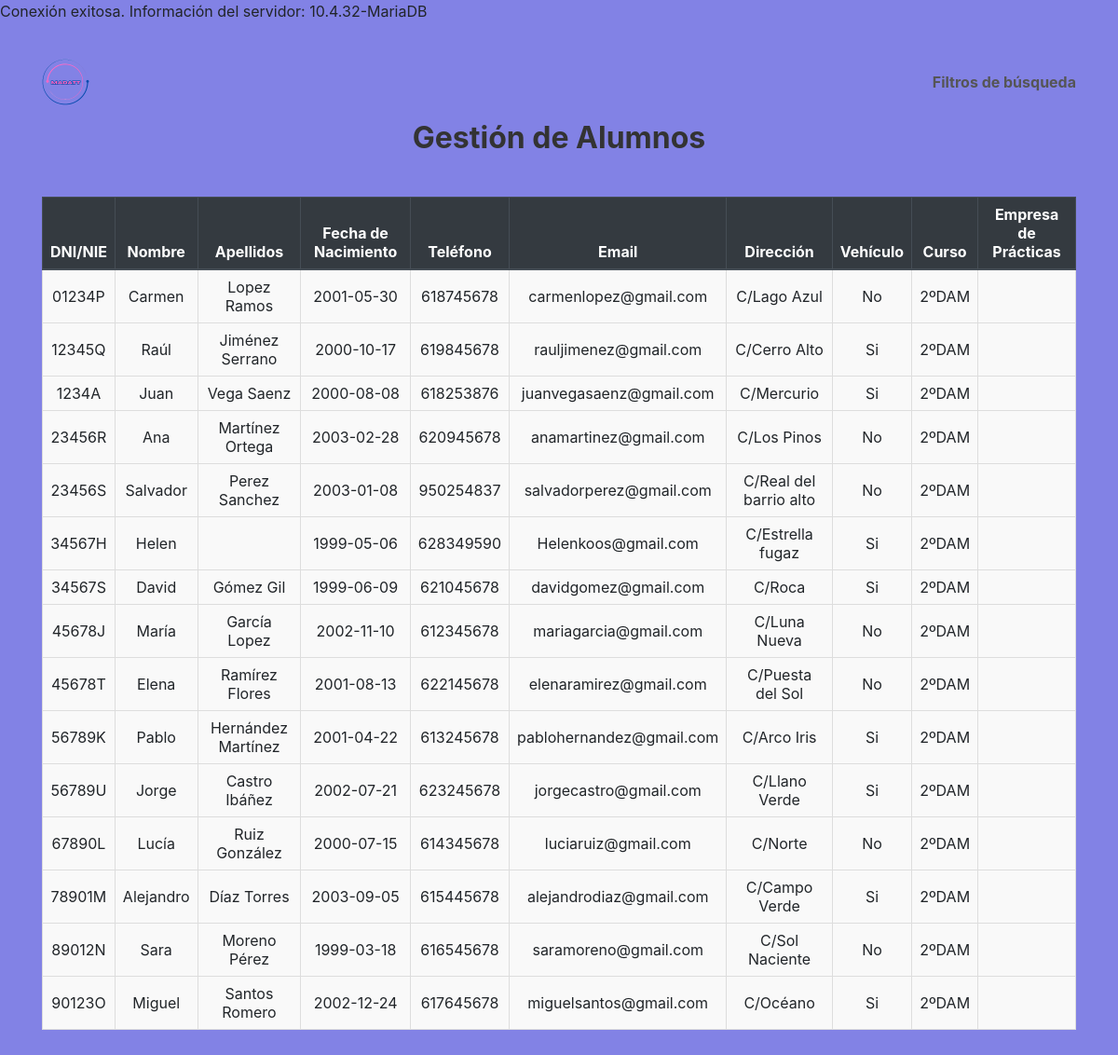
Page /code/alumnos.php on the committed database.
### tables this page shows
CREATE TABLE alumnos (
	dni_nie char(9) PRIMARY KEY,
	nombre VARCHAR(100) not null,
	apellido1 VARCHAR(100) not null,
	apellido2 VARCHAR(100),
	fecha_nacimiento DATE,
	telefono VARCHAR(50),
	email VARCHAR(255),
	direccion VARCHAR(255),
	vehiculo ENUM('Si','No'),
	curso CHAR(6),
	dni_tutor CHAR(9),
	id_empresa int UNSIGNED,
	FOREIGN KEY (id_empresa) REFERENCES empresas(id),
	FOREIGN KEY (dni_tutor) REFERENCES profesores(dni_nie) ON DELETE SET NULL ON UPDATE CASCADE
);

### code/alumnos.php (the view, shortened to what this page needs)
<?php
require 'conexion.php';
$query = "SELECT alumnos.dni_nie, alumnos.nombre,
    CONCAT(alumnos.apellido1, ' ', alumnos.apellido2) AS apellidos,
    alumnos.fecha_nacimiento, alumnos.telefono, alumnos.email, alumnos.direccion,
    alumnos.vehiculo, alumnos.curso, empresas.nombre_comercial AS empresa_nombre
          FROM alumnos
          LEFT JOIN empresas ON alumnos.id_empresa = empresas.id";
$result = $mysqli->query($query);
?>
<!DOCTYPE html>
<html lang="es">
<head>
    <link rel="stylesheet" href="https://stackpath.bootstrapcdn.com/bootstrap/4.5.2/css/bootstrap.min.css">
    <link rel="stylesheet" href="alumno.css">
</head>
<body>
    <div class="container container-alumnos my-4">
        <header class="d-flex justify-content-between align-items-center mb-3">
            <img src="logo.png" alt="logo" style="height: 50px;">
            <div class="busqueda">Filtros de búsqueda</div>
        </header>
        <h1 class="page-title text-center mb-4">Gestión de Alumnos</h1>
        <div class="table-responsive">
            <table class="table table-hover table-alumnos">
                <thead class="thead-dark">
                    <tr>
                        <th>DNI/NIE</th>
                        <th>Nombre</th>
                        <th>Apellidos</th>
                        <th>Fecha de Nacimiento</th>
                        <th>Teléfono</th>
                        <th>Email</th>
                        <th>Dirección</th>
                        <th>Vehículo</th>
                        <th>Curso</th>
                        <th>Empresa de Prácticas</th>
                    </tr>
                </thead>
                <tbody>
                    <?php if ($result->num_rows > 0): ?>
                        <?php while ($alumno = $result->fetch_assoc()): ?>
                            <tr>
                                <td><?php echo htmlspecialchars($alumno['dni_nie']); ?></td>
                                <td><?php echo htmlspecialchars($alumno['nombre']); ?></td>
                                <td><?php echo htmlspecialchars($alumno['apellidos']); ?></td>
                                <td><?php echo htmlspecialchars($alumno['fecha_nacimiento']); ?></td>
                                <td><?php echo htmlspecialchars($alumno['telefono']); ?></td>
                                <td><?php echo htmlspecialchars($alumno['email']); ?></td>
                                <td><?php echo htmlspecialchars($alumno['direccion']); ?></td>
                                <td><?php echo htmlspecialchars($alumno['vehiculo']); ?></td>
                                <td><?php echo htmlspecialchars($alumno['curso']); ?></td>
                                <td><?php echo htmlspecialchars($alumno['empresa_nombre']); ?></td>
                            </tr>
                        <?php endwhile; ?>
                    <?php else: ?>
                        <tr><td colspan="10" class="text-center">No hay alumnos registrados.</td></tr>
                    <?php endif; ?>
                </tbody>
            </table>
        </div>
    </div>
</body>
</html>

### code/conexion.php (shortened to what this page needs)
<?php
$host = 'localhost';
$user = 'root';
$password = '1234';
$database = 'fepla_crm';
$mysqli = new mysqli($host, $user, $password, $database);
echo "Conexión exitosa. Información del servidor: " . $mysqli->server_info;
?>

### code/alumno.css (style rules this page uses)
body { background-color: #8282e5; }
.container-alumnos { padding: 15px; }
header { display: flex; justify-content: space-between; align-items: center; margin-bottom: 20px; background-color: #8282e5; }
header img { height: 50px; }
header .busqueda { font-size: 16px; font-weight: bold; color: #555; }
.page-title { text-align: center; font-size: 2em; font-weight: bold; color: #333; margin-bottom: 20px; }
.table-alumnos { margin-top: 20px; border-collapse: collapse; width: 100%; overflow-x: auto; }
.table-alumnos th, .table-alumnos td { text-align: center; vertical-align: middle; padding: 8px; border: 1px solid #ddd; }
.table-alumnos thead th { background-color: #343a40; color: #fff; font-weight: bold; }
.table-alumnos tbody tr:nth-child(odd) { background-color: #f9f9f9; }
.table-alumnos tbody tr:nth-child(even) { background-color: #f9f9f9; }

### rows in the picture
alumnos: dni_nie "01234P", nombre "Carmen", apellidos "Lopez Ramos", fecha_nacimiento "2001-05-30", telefono "618745678", email "carmenlopez@gmail.com", direccion "C/Lago Azul", vehiculo "No", curso "2ºDAM"
alumnos: dni_nie "12345Q", nombre "Raúl", apellidos "Jiménez Serrano", fecha_nacimiento "2000-10-17", telefono "619845678", email "rauljimenez@gmail.com", direccion "C/Cerro Alto", vehiculo "Si", curso "2ºDAM"
alumnos: dni_nie "1234A", nombre "Juan", apellidos "Vega Saenz", fecha_nacimiento "2000-08-08", telefono "618253876", email "juanvegasaenz@gmail.com", direccion "C/Mercurio", vehiculo "Si", curso "2ºDAM"
alumnos: dni_nie "23456R", nombre "Ana", apellidos "Martínez Ortega", fecha_nacimiento "2003-02-28", telefono "620945678", email "anamartinez@gmail.com", direccion "C/Los Pinos", vehiculo "No", curso "2ºDAM"
alumnos: dni_nie "23456S", nombre "Salvador", apellidos "Perez Sanchez", fecha_nacimiento "2003-01-08", telefono "950254837", email "salvadorperez@gmail.com", direccion "C/Real del barrio alto", vehiculo "No", curso "2ºDAM"
alumnos: dni_nie "34567H", nombre "Helen", fecha_nacimiento "1999-05-06", telefono "628349590", email "Helenkoos@gmail.com", direccion "C/Estrella fugaz", vehiculo "Si", curso "2ºDAM"
alumnos: dni_nie "34567S", nombre "David", apellidos "Gómez Gil", fecha_nacimiento "1999-06-09", telefono "621045678", email "davidgomez@gmail.com", direccion "C/Roca", vehiculo "Si", curso "2ºDAM"
alumnos: dni_nie "45678J", nombre "María", apellidos "García Lopez", fecha_nacimiento "2002-11-10", telefono "612345678", email "mariagarcia@gmail.com", direccion "C/Luna Nueva", vehiculo "No", curso "2ºDAM"
alumnos: dni_nie "45678T", nombre "Elena", apellidos "Ramírez Flores", fecha_nacimiento "2001-08-13", telefono "622145678", email "elenaramirez@gmail.com", direccion "C/Puesta del Sol", vehiculo "No", curso "2ºDAM"
alumnos: dni_nie "56789K", nombre "Pablo", apellidos "Hernández Martínez", fecha_nacimiento "2001-04-22", telefono "613245678", email "pablohernandez@gmail.com", direccion "C/Arco Iris", vehiculo "Si", curso "2ºDAM"
alumnos: dni_nie "56789U", nombre "Jorge", apellidos "Castro Ibáñez", fecha_nacimiento "2002-07-21", telefono "623245678", email "jorgecastro@gmail.com", direccion "C/Llano Verde", vehiculo "Si", curso "2ºDAM"
alumnos: dni_nie "67890L", nombre "Lucía", apellidos "Ruiz González", fecha_nacimiento "2000-07-15", telefono "614345678", email "luciaruiz@gmail.com", direccion "C/Norte", vehiculo "No", curso "2ºDAM"
alumnos: dni_nie "78901M", nombre "Alejandro", apellidos "Díaz Torres", fecha_nacimiento "2003-09-05", telefono "615445678", email "alejandrodiaz@gmail.com", direccion "C/Campo Verde", vehiculo "Si", curso "2ºDAM"
alumnos: dni_nie "89012N", nombre "Sara", apellidos "Moreno Pérez", fecha_nacimiento "1999-03-18", telefono "616545678", email "saramoreno@gmail.com", direccion "C/Sol Naciente", vehiculo "No", curso "2ºDAM"
alumnos: dni_nie "90123O", nombre "Miguel", apellidos "Santos Romero", fecha_nacimiento "2002-12-24", telefono "617645678", email "miguelsantos@gmail.com", direccion "C/Océano", vehiculo "Si", curso "2ºDAM"

### other values in the picture
$mysqli->server_info "10.4.32-MariaDB"
